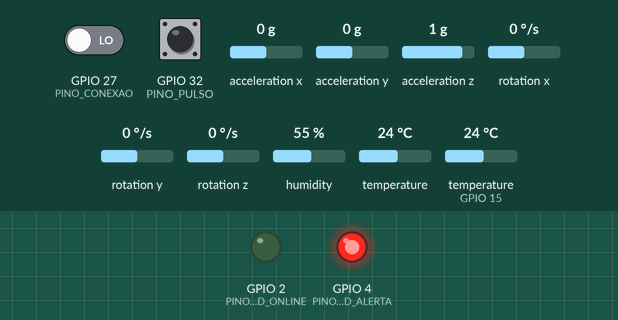
Recording of a sketch running on a simulated ESP32. On the bench: output pins drawn as LEDs (lit = HIGH). The test bench sets the inputs (shaded band); at power-on: GPIO 27 (PINO_CONEXAO) LOW, GPIO 32 (PINO_PULSO) HIGH, acceleration x 0 g, acceleration y 0 g, acceleration z 1 g, rotation x 0 °/s, rotation y 0 °/s, rotation z 0 °/s, humidity 55 %, temperature 24 °C, temperature (sensor on GPIO 15) 24 °C. WiFi joins after 1.5 s; servers stay silent unless stated; the local clock reads 2024-03-15 10:24:30 at power-on unless the sketch sets it; storage starts empty; random numbers use the default seed unless the sketch sets one; no MQTT or app messages arrive unless stated; what the sketch prints to the serial monitor is not drawn.

Above: at 2.7 s.
2.8 s: GPIO 27 (PINO_CONEXAO) driven HIGH
At 4.1 s:
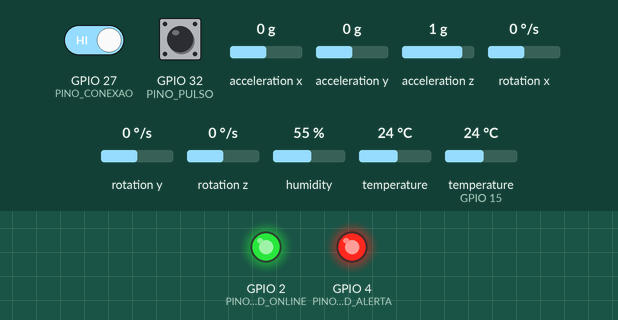
11.1 s: GPIO 27 (PINO_CONEXAO) driven LOW
At 11.4 s:
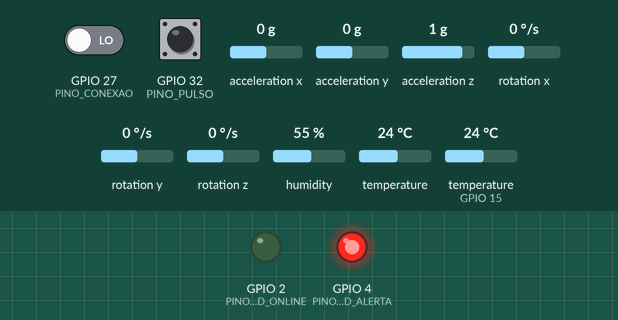
Timing chart, 0 to 14.1 s (numbered marks = the images above; inputs shaded):
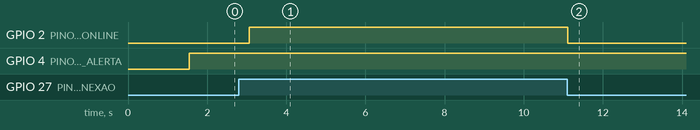

The sketch:

sketch.ino
```cpp
/*
 * CardioIA — Fase 3, Parte 2: Transmissão para a nuvem via MQTT (Fog/Cloud)
 * -------------------------------------------------------------------------
 * Evolução da Parte 1: o mesmo vestível com Edge Computing (alertas no próprio
 * ESP32 e buffer em SPIFFS), agora publicando de verdade num broker MQTT na
 * internet. O Node-RED assina os tópicos e monta a dashboard.
 *
 * Sensores:
 *   - DHT22 ........... temperatura (°C) e umidade (%)          -> GPIO 15
 *   - Botão de pulso .. cada aperto = uma batida; o ESP32 calcula o BPM
 *                       pela média dos últimos intervalos (tecla P) -> GPIO 32
 *   - MPU6050 ......... acelerômetro, detecta atividade/queda    -> I2C (SDA 21, SCL 22)
 *
 * Atuadores / controles:
 *   - Chave deslizante: liga/desliga a conexão (simula perda de sinal) -> GPIO 27
 *   - LED verde: conectado ao broker MQTT                              -> GPIO 2
 *   - LED vermelho: alerta clínico na última leitura                   -> GPIO 4
 *
 * MQTT (broker público broker.hivemq.com:1883, ver relatório sobre segurança):
 *   cardioia/fiap-rm566821/paciente01/vitais  leitura em JSON a cada intervalo
 *   cardioia/fiap-rm566821/paciente01/alerta  estado do alerta (retained)
 *   cardioia/fiap-rm566821/paciente01/status  "online" / "offline" (retained + LWT)
 *
 * Situações para testar (com a simulação rodando):
 *   Situação                Botão de pulso           DHT22     MPU6050 (Z)  Resultado
 *   ----------------------  -----------------------  --------  -----------  ----------------------
 *   Normal                  ~1 aperto por segundo    36,6 °C   1 g          sem alerta (~60-80 BPM)
 *   Taquicardia em repouso  ~2-3 apertos por segundo 36,6 °C   1 g          ALERTA: taquicardia
 *   Febre                   ritmo normal             38,6 °C   1 g          ALERTA: febre
 *   Correndo                ~2,3 apertos/s (~140)    36,6 °C   1,5 g        sem alerta (limite 150)
 *   Bradicardia             1 aperto a cada 1,5 s    36,6 °C   1 g          ALERTA: bradicardia
 *   Queda                   ritmo normal             36,6 °C   3 g          ALERTA: queda
 *   Perda de conexão        qualquer                 qualquer  qualquer     chave desligada: grava
 *                                                                           no SPIFFS; ao religar,
 *                                                                           reenvia tudo por MQTT
 *
 * Sem apertar o botão por 30 s, o BPM volta a "sem leitura" (não gera alerta).
 */

#include <Arduino.h>
#include <WiFi.h>
#include <PubSubClient.h>
#include <time.h>
#include <FS.h>
#include <SPIFFS.h>
#include <Wire.h>
#include <DHT.h>
#include <Adafruit_MPU6050.h>
#include <Adafruit_Sensor.h>

// ---------------------------------------------------------------------------
// Pinos
// ---------------------------------------------------------------------------
#define PINO_DHT        15
#define PINO_PULSO      32
#define PINO_CONEXAO    27
#define PINO_LED_ONLINE 2
#define PINO_LED_ALERTA 4

// ---------------------------------------------------------------------------
// Rede e MQTT
// ---------------------------------------------------------------------------
const char *WIFI_SSID   = "Wokwi-GUEST";   // rede com internet do simulador
const char *WIFI_SENHA  = "";
const char *MQTT_BROKER = "broker.hivemq.com";
const int   MQTT_PORTA  = 1883;

// Prefixo único: o broker é público, então o RM evita colisão com outros grupos
#define TOPICO_BASE "cardioia/fiap-rm566821/paciente01"
const char *TOPICO_VITAIS = TOPICO_BASE "/vitais";
const char *TOPICO_ALERTA = TOPICO_BASE "/alerta";
const char *TOPICO_STATUS = TOPICO_BASE "/status";

const unsigned long INTERVALO_RECONEXAO_MS = 3000;

// ---------------------------------------------------------------------------
// Coleta e armazenamento (mesmo modelo da Parte 1)
// ---------------------------------------------------------------------------
#define MODO_DEMO true

#if MODO_DEMO
const unsigned long INTERVALO_LEITURA_MS = 2000;
const unsigned long LIMITE_REGISTROS = 20;
#else
const unsigned long INTERVALO_LEITURA_MS = 10000;
const unsigned long LIMITE_REGISTROS = 8640;      // 24 h offline
#endif
const unsigned long ALVO_POS_COMPACTACAO = LIMITE_REGISTROS * 3 / 4;

// Uma leitura por linha, já no formato JSON que vai para o broker
const char *ARQUIVO_FILA = "/fila.jsonl";
const char *ARQUIVO_TEMP = "/fila.tmp";

// ---------------------------------------------------------------------------
// Batimentos pelo botão de pulso
// ---------------------------------------------------------------------------
const unsigned long DEBOUNCE_PULSO_MS = 200;     // limita a 300 BPM
const unsigned long PULSO_EXPIRA_MS   = 30000;   // sem apertos: "sem leitura"
const unsigned long PAUSA_MAX_MS      = 2500;    // intervalo maior = pausa, não batida (< 24 BPM)
const int           JANELA_BATIDAS    = 6;       // média de 5 intervalos

volatile unsigned long batidas[JANELA_BATIDAS];  // instantes das últimas batidas
volatile int  proximaBatida = 0;
volatile int  totalBatidas  = 0;
volatile unsigned long ultimaBatida = 0;

// ---------------------------------------------------------------------------
// Limiares clínicos (processamento no Edge)
// ---------------------------------------------------------------------------
const int   BPM_MIN             = 50;
const int   BPM_MAX_REPOUSO     = 120;
const int   BPM_MAX_ATIVIDADE   = 150;
const float TEMP_FEBRE          = 37.8;
const float TEMP_HIPOTERMIA     = 35.0;
const float ACEL_DESVIO_ATIVO_G = 0.3;
const float ACEL_QUEDA_G        = 2.5;

// ---------------------------------------------------------------------------
// Estado global
// ---------------------------------------------------------------------------
DHT dht(PINO_DHT, DHT22);
Adafruit_MPU6050 mpu;
bool mpuDisponivel = false;

WiFiClient wifiCliente;
PubSubClient mqtt(wifiCliente);
char mqttClientId[40];

bool conexaoHabilitada = false;   // a chave: simula o paciente sair da área de sinal
bool conexaoAnterior   = false;
unsigned long ultimaTentativaMqtt = 0;

unsigned long seq = 0;
unsigned long registrosNaFila = 0;
unsigned long ultimaLeitura = 0;
bool alertaAnterior = false;
bool alertaPendente = false;   // estado do alerta ainda não publicado (ex.: mudou offline)

struct Leitura {
  unsigned long seq;
  time_t ts;                 // horário real (NTP), em segundos
  float temperatura;
  float umidade;
  int bpm;                   // 0 = sem leitura de pulso
  float acelG;
  const char *movimento;
  bool alerta;
  String motivo;
};

// ---------------------------------------------------------------------------
// Botão de pulso (interrupção)
// ---------------------------------------------------------------------------

// Roda a cada aperto. Guarda o instante num anel; o debounce descarta o
// "repique" mecânico do botão, que senão contaria várias batidas por aperto.
void IRAM_ATTR aoBater() {
  unsigned long agora = millis();
  if (agora - ultimaBatida < DEBOUNCE_PULSO_MS) return;
  // Depois de uma pausa, recomeça a medição: senão o intervalo da pausa entra
  // na média e o BPM despenca (bradicardia falsa).
  if (agora - ultimaBatida > PAUSA_MAX_MS) totalBatidas = 0;
  ultimaBatida = agora;
  batidas[proximaBatida] = agora;
  proximaBatida = (proximaBatida + 1) % JANELA_BATIDAS;
  if (totalBatidas < JANELA_BATIDAS) totalBatidas = totalBatidas + 1;
}

// BPM = 60.000 / média dos intervalos entre as últimas batidas.
int calcularBpm() {
  noInterrupts();
  int n = totalBatidas;
  int prox = proximaBatida;
  unsigned long ultima = ultimaBatida;
  unsigned long copia[JANELA_BATIDAS];
  for (int i = 0; i < JANELA_BATIDAS; i++) copia[i] = batidas[i];
  interrupts();

  if (n < 2 || millis() - ultima > PULSO_EXPIRA_MS) return 0;
  int maisNova = (prox - 1 + JANELA_BATIDAS) % JANELA_BATIDAS;
  int maisAntiga = (prox - n + JANELA_BATIDAS) % JANELA_BATIDAS;
  unsigned long media = (copia[maisNova] - copia[maisAntiga]) / (n - 1);
  return media > 0 ? 60000 / media : 0;
}

// ---------------------------------------------------------------------------
// Fila local (SPIFFS): store-and-forward
// ---------------------------------------------------------------------------

String lerLinha(File &f) {
  String linha = f.readStringUntil('\n');
  linha.trim();
  return linha;
}

unsigned long contarRegistros() {
  File f = SPIFFS.open(ARQUIVO_FILA, FILE_READ);
  if (!f) return 0;
  unsigned long n = 0;
  while (f.available()) {
    if (lerLinha(f).length() > 0) n++;
  }
  f.close();
  return n;
}

bool linhaTemAlerta(const String &linha) {
  return linha.indexOf("\"alerta\":1") >= 0;
}

// Mesma estratégia da Parte 1: mantém todos os alertas e metade das leituras
// normais; só descarta as mais antigas se ainda assim não couber.
void compactarFila() {
  Serial.printf("[EDGE] Fila cheia (%lu/%lu). Compactando...\n", registrosNaFila, LIMITE_REGISTROS);

  File origem = SPIFFS.open(ARQUIVO_FILA, FILE_READ);
  File destino = SPIFFS.open(ARQUIVO_TEMP, FILE_WRITE);
  unsigned long mantidos = 0, normais = 0;
  while (origem.available()) {
    String linha = lerLinha(origem);
    if (linha.length() == 0) continue;
    if (linhaTemAlerta(linha) || (normais++ % 2 == 0)) {
      destino.println(linha);
      mantidos++;
    }
  }
  origem.close();
  destino.close();
  SPIFFS.remove(ARQUIVO_FILA);
  SPIFFS.rename(ARQUIVO_TEMP, ARQUIVO_FILA);
  Serial.printf("[EDGE] Decimação: %lu -> %lu registros (alertas preservados)\n", registrosNaFila, mantidos);
  registrosNaFila = mantidos;

  if (registrosNaFila > ALVO_POS_COMPACTACAO) {
    unsigned long descartar = registrosNaFila - ALVO_POS_COMPACTACAO;
    origem = SPIFFS.open(ARQUIVO_FILA, FILE_READ);
    destino = SPIFFS.open(ARQUIVO_TEMP, FILE_WRITE);
    unsigned long i = 0;
    while (origem.available()) {
      String linha = lerLinha(origem);
      if (linha.length() == 0) continue;
      if (i++ >= descartar) destino.println(linha);
    }
    origem.close();
    destino.close();
    SPIFFS.remove(ARQUIVO_FILA);
    SPIFFS.rename(ARQUIVO_TEMP, ARQUIVO_FILA);
    registrosNaFila -= descartar;
    Serial.printf("[EDGE] Ainda acima do alvo: %lu registros mais antigos descartados\n", descartar);
  }
}

void enfileirar(const char *json) {
  if (registrosNaFila >= LIMITE_REGISTROS) compactarFila();
  File f = SPIFFS.open(ARQUIVO_FILA, FILE_APPEND);
  f.println(json);
  f.close();
  registrosNaFila++;
}

bool online() {
  return conexaoHabilitada && WiFi.status() == WL_CONNECTED && mqtt.connected();
}

// Publica a fila em ordem. Se a conexão cair no meio, o que não saiu volta
// para um arquivo novo; nada se perde nem é publicado duas vezes. O número
// de série (seq) permite à nuvem descartar repetidos se o ESP32 reiniciar.
void descarregarFila() {
  if (registrosNaFila == 0) return;
  bool lote = registrosNaFila > 1;
  if (lote) Serial.printf("[SYNC] Reenviando %lu leitura(s) guardada(s) offline...\n", registrosNaFila);

  File origem = SPIFFS.open(ARQUIVO_FILA, FILE_READ);
  unsigned long enviados = 0;
  bool interrompido = false;
  File restante;

  while (origem.available()) {
    String linha = lerLinha(origem);
    if (linha.length() == 0) continue;

    if (!interrompido) {
      conexaoHabilitada = digitalRead(PINO_CONEXAO) == HIGH;
      mqtt.loop();
      if (online() && mqtt.publish(TOPICO_VITAIS, linha.c_str())) {
        Serial.print("[MQTT] -> vitais ");
        Serial.println(linha);
        enviados++;
        continue;
      }
      interrompido = true;
      restante = SPIFFS.open(ARQUIVO_TEMP, FILE_WRITE);
    }
    restante.println(linha);
  }
  origem.close();

  SPIFFS.remove(ARQUIVO_FILA);
  if (interrompido) {
    restante.close();
    SPIFFS.rename(ARQUIVO_TEMP, ARQUIVO_FILA);
    registrosNaFila -= enviados;
    Serial.printf("[SYNC] Conexão perdida: %lu publicada(s), %lu continuam na fila\n", enviados, registrosNaFila);
  } else {
    registrosNaFila = 0;
    if (lote) Serial.printf("[SYNC] Concluído: %lu leitura(s) publicada(s), fila local apagada\n", enviados);
  }
}

// ---------------------------------------------------------------------------
// Conexão
// ---------------------------------------------------------------------------

// Antes do NTP responder, time() devolve segundos desde o boot (1970).
bool horarioValido() {
  return time(nullptr) > 1700000000;
}

void conectarWifi() {
  Serial.printf("[WIFI] Conectando a %s", WIFI_SSID);
  WiFi.begin(WIFI_SSID, WIFI_SENHA, 6);
  unsigned long inicio = millis();
  while (WiFi.status() != WL_CONNECTED && millis() - inicio < 15000) {
    delay(250);
    Serial.print(".");
  }
  Serial.println(WiFi.status() == WL_CONNECTED ? " ok" : " falhou (segue offline)");

  // Horário real para o carimbo de cada leitura (fuso de Brasília). Espera
  // o primeiro acerto do relógio, senão as leituras iniciais saem datadas de 1970.
  configTime(-3 * 3600, 0, "pool.ntp.org", "time.google.com");
  if (WiFi.status() == WL_CONNECTED) {
    Serial.print("[NTP] Acertando o relógio");
    inicio = millis();
    while (!horarioValido() && millis() - inicio < 10000) {
      delay(250);
      Serial.print(".");
    }
    Serial.println(horarioValido() ? " ok" : " sem resposta (usa horário de chegada)");
  }
}

// Publica o estado do alerta com retain: quem abrir a dashboard depois vê na
// hora se o paciente está em alerta, sem esperar a próxima leitura.
void publicarAlerta(const Leitura &l) {
  char json[160];
  snprintf(json, sizeof(json), "{\"ativo\":%s,\"motivo\":\"%s\",\"bpm\":%d,\"temp\":%.1f,\"ts\":%ld}",
           l.alerta ? "true" : "false", l.motivo.c_str(), l.bpm, l.temperatura, (long)l.ts);
  if (online()) mqtt.publish(TOPICO_ALERTA, json, true);
}

void tentarMqtt() {
  if (mqtt.connected() || millis() - ultimaTentativaMqtt < INTERVALO_RECONEXAO_MS) return;
  ultimaTentativaMqtt = millis();
  if (WiFi.status() != WL_CONNECTED) WiFi.reconnect();

  // Last Will: se o ESP32 sumir sem avisar, o próprio broker publica "offline"
  if (mqtt.connect(mqttClientId, TOPICO_STATUS, 1, true, "offline")) {
    mqtt.publish(TOPICO_STATUS, "online", true);
    alertaPendente = true;   // reconectou: republica o estado atual do alerta
    Serial.printf("[MQTT] Conectado a %s como %s\n", MQTT_BROKER, mqttClientId);
  } else {
    Serial.printf("[MQTT] Falha ao conectar (estado %d), nova tentativa em %lu s\n",
                  mqtt.state(), INTERVALO_RECONEXAO_MS / 1000);
  }
}

// ---------------------------------------------------------------------------
// Leitura e processamento dos sensores
// ---------------------------------------------------------------------------

Leitura lerSensores() {
  Leitura l;
  l.seq = ++seq;
  l.ts = horarioValido() ? time(nullptr) : 0;   // 0 = sem horário: a nuvem usa o de chegada
  l.temperatura = dht.readTemperature();
  l.umidade = dht.readHumidity();
  l.bpm = calcularBpm();

  l.acelG = 1.0;
  if (mpuDisponivel) {
    sensors_event_t a, g, t;
    mpu.getEvent(&a, &g, &t);
    l.acelG = sqrt(a.acceleration.x * a.acceleration.x +
                   a.acceleration.y * a.acceleration.y +
                   a.acceleration.z * a.acceleration.z) / SENSORS_GRAVITY_STANDARD;
  }
  if (l.acelG >= ACEL_QUEDA_G)                         l.movimento = "queda";
  else if (fabs(l.acelG - 1.0) > ACEL_DESVIO_ATIVO_G)  l.movimento = "atividade";
  else                                                 l.movimento = "repouso";

  // Mesmas regras da Parte 1. Sem leitura de pulso (bpm = 0), a FC não é
  // avaliada: falta de dado não é bradicardia.
  l.motivo = "";
  int bpmMax = strcmp(l.movimento, "atividade") == 0 ? BPM_MAX_ATIVIDADE : BPM_MAX_REPOUSO;
  if (l.bpm > 0 && l.bpm < BPM_MIN)  l.motivo += "bradicardia ";
  if (l.bpm > bpmMax)                l.motivo += "taquicardia ";
  if (isnan(l.temperatura))          l.motivo += "falha_DHT22 ";
  else if (l.temperatura >= TEMP_FEBRE)      l.motivo += "febre ";
  else if (l.temperatura <= TEMP_HIPOTERMIA) l.motivo += "hipotermia ";
  if (strcmp(l.movimento, "queda") == 0)     l.motivo += "queda ";
  l.motivo.trim();
  l.alerta = l.motivo.length() > 0;
  return l;
}

void paraJson(const Leitura &l, char *json, size_t tam) {
  snprintf(json, tam,
           "{\"seq\":%lu,\"ts\":%ld,\"temp\":%.1f,\"umid\":%.1f,\"bpm\":%d,"
           "\"acel\":%.2f,\"mov\":\"%s\",\"alerta\":%d,\"motivo\":\"%s\"}",
           l.seq, (long)l.ts, l.temperatura, l.umidade, l.bpm, l.acelG,
           l.movimento, l.alerta ? 1 : 0, l.motivo.c_str());
}

void imprimirLeitura(const Leitura &l) {
  char bpm[16];
  if (l.bpm > 0) snprintf(bpm, sizeof(bpm), "%d BPM", l.bpm);
  else           snprintf(bpm, sizeof(bpm), "-- BPM");
  Serial.printf("[LEITURA #%lu] %.1f C | %.1f %% | %s | %.2f g (%s)%s%s\n",
                l.seq, l.temperatura, l.umidade, bpm, l.acelG, l.movimento,
                l.alerta ? " | ALERTA: " : "", l.motivo.c_str());
}

// ---------------------------------------------------------------------------
// Setup e loop
// ---------------------------------------------------------------------------

void setup() {
  Serial.begin(115200);
  pinMode(PINO_CONEXAO, INPUT);
  pinMode(PINO_LED_ONLINE, OUTPUT);
  pinMode(PINO_LED_ALERTA, OUTPUT);
  pinMode(PINO_PULSO, INPUT_PULLUP);
  attachInterrupt(digitalPinToInterrupt(PINO_PULSO), aoBater, FALLING);

  dht.begin();
  Wire.begin(21, 22);
  mpuDisponivel = mpu.begin();
  if (mpuDisponivel) mpu.setAccelerometerRange(MPU6050_RANGE_8_G);

  if (!SPIFFS.begin(true)) {
    Serial.println("[ERRO] SPIFFS indisponível. Sem fila local, o dispositivo não é seguro para uso offline.");
    while (true) delay(1000);
  }
  registrosNaFila = contarRegistros();

  Serial.println();
  Serial.println("=== CardioIA — vestível conectado (MQTT) ===");
  Serial.printf("Modo %s | leitura a cada %lu s | fila de até %lu registros\n",
                MODO_DEMO ? "DEMO" : "PRODUÇÃO", INTERVALO_LEITURA_MS / 1000, LIMITE_REGISTROS);
  Serial.println("Aperte o botão de pulso (ou a tecla P) no ritmo do coração.");

  conectarWifi();
  snprintf(mqttClientId, sizeof(mqttClientId), "cardioia-%08lx", (unsigned long)esp_random());
  mqtt.setServer(MQTT_BROKER, MQTT_PORTA);
  mqtt.setBufferSize(512);
  mqtt.setKeepAlive(15);
}

void loop() {
  // 1. Conexão: a chave simula o paciente sair da área de sinal
  conexaoHabilitada = digitalRead(PINO_CONEXAO) == HIGH;
  if (conexaoHabilitada != conexaoAnterior) {
    if (!conexaoHabilitada && mqtt.connected()) {
      mqtt.publish(TOPICO_STATUS, "offline", true);   // saída "educada" avisa a dashboard
      mqtt.disconnect();
    }
    Serial.println(conexaoHabilitada ? "[REDE] Conexão habilitada" : "[REDE] Sem conexão: operando offline");
    conexaoAnterior = conexaoHabilitada;
  }
  if (conexaoHabilitada) {
    tentarMqtt();
    mqtt.loop();
  }
  digitalWrite(PINO_LED_ONLINE, online() ? HIGH : LOW);

  // 2. Coleta periódica, com ou sem conexão
  if (millis() - ultimaLeitura >= INTERVALO_LEITURA_MS || ultimaLeitura == 0) {
    ultimaLeitura = millis();
    Leitura l = lerSensores();
    imprimirLeitura(l);
    digitalWrite(PINO_LED_ALERTA, l.alerta ? HIGH : LOW);

    // 3. Toda leitura entra na fila; online, a fila é publicada na hora
    char json[220];
    paraJson(l, json, sizeof(json));
    enfileirar(json);
    if (!online()) {
      Serial.printf("[OFFLINE] Leitura #%lu guardada no SPIFFS (%lu/%lu na fila)\n",
                    l.seq, registrosNaFila, LIMITE_REGISTROS);
    }

    if (l.alerta != alertaAnterior || alertaPendente) {
      publicarAlerta(l);
      alertaAnterior = l.alerta;
      alertaPendente = !online();
    }
  }

  // 4. Com conexão, esvazia a fila
  if (online()) descarregarFila();

  delay(20);
}
```

Measured:
- after the input at 2.8 s, GPIO 2 (PINO_LED_ONLINE): LOW → HIGH after 0.26 s
- after the input at 11.1 s, GPIO 2 (PINO_LED_ONLINE): HIGH → LOW at once
